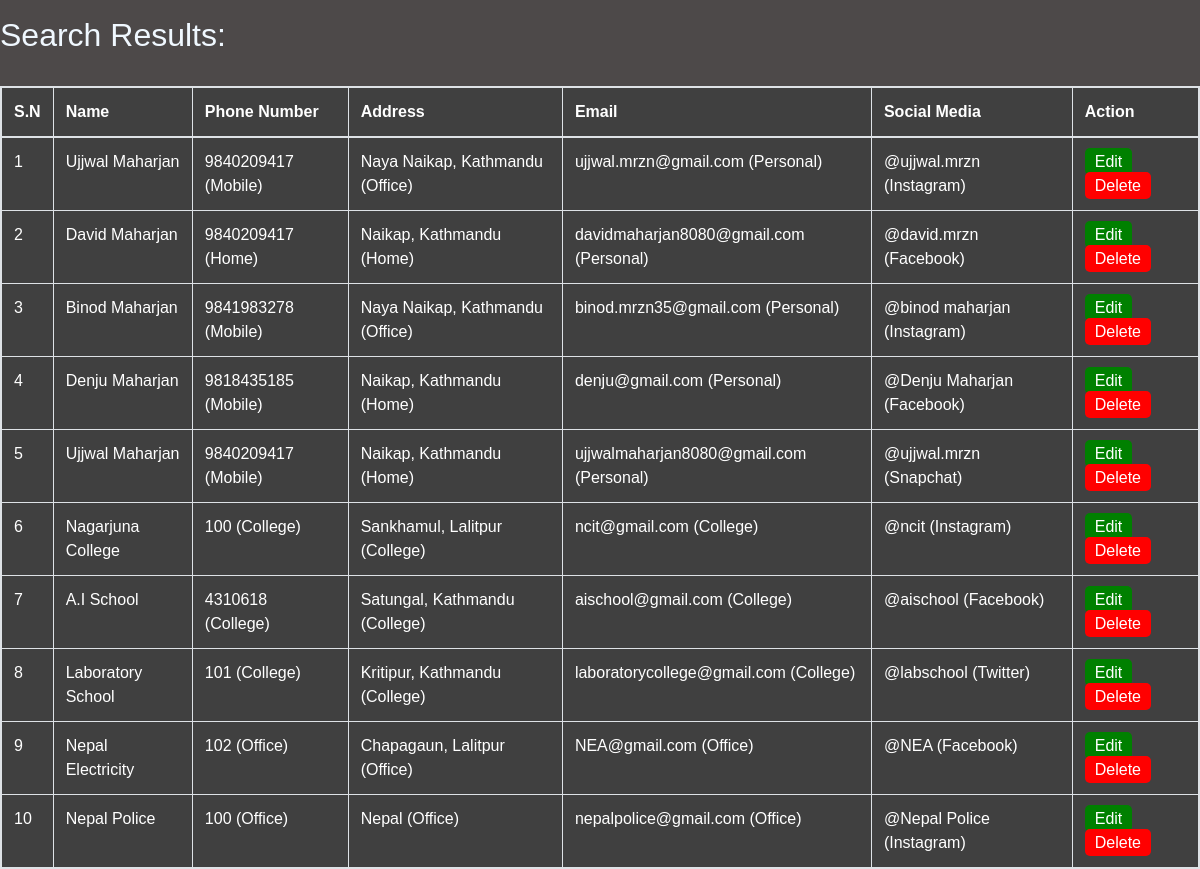
Screenshot of /all/ (signed in) with the database file from the repository.
### accounts/models.py (models this page shows, shortened)
class Person(models.Model):
    id = models.AutoField(primary_key=True)
    first_name = models.CharField(max_length=20 , null=True)
    last_name = models.CharField(max_length=15 , null=True)
    phone = models.ForeignKey(Phone, null=True , on_delete= models.SET_NULL)
    address = models.ForeignKey(Address, null=True , on_delete= models.SET_NULL)
    email = models.ForeignKey(Email, null=True , on_delete= models.SET_NULL)
    media = models.ForeignKey(SocialMedia, null=True , on_delete= models.SET_NULL)

class Phone(models.Model):
    TYPE = (
        ('Home' , 'Home'),
        ('Mobile' , 'Mobile'),
        ('Office' , 'Office'),
        ('College' , 'College'),
    )
    Number = models.IntegerField( null=True )
    Number_type = models.CharField(max_length=200 , null=True , choices=TYPE )

class Address(models.Model):
    TYPE = (
        ('Home' , 'Home'),
        ('Office' , 'Office'),
        ('College' , 'College')
    )
    Address = models.CharField(max_length=200 , null=True)
    Address_type= models.CharField(max_length=200 , null=True , choices=TYPE )
    def __str__(self):
        return str(self.Address)

class Email(models.Model):
    TYPE = (
        ('Home' , 'Home'),
        ('Personal' , 'Personal'),
        ('Office' , 'Office'),
        ('College' , 'College')
    )
    email = models.CharField(max_length=200 , null=True)
    email_type = models.CharField(max_length=200 , null=True , choices=TYPE )

class SocialMedia(models.Model):
    APP = (
        ('Facebook' , 'Facebook'),
        ('Instagram' , 'Instagram'),
        ('Twitter' , 'Twitter'),
        ('Linkdin' , 'Linkdlin'),
        ('Snapchat' , 'Snapchat'),
        ('WeChat' , 'WeChat'),
        ('Discord' , 'Discord'),
    )
    User_Name = models.CharField(max_length=200 , null=True)
    Linked_App = models.CharField(max_length=200 , null=True , choices=APP )

### accounts/views.py (the view)
# urls.py: path('all/', views.all),
@login_required(login_url='login')
def all(request):
    per = Person.objects.all()
    return render(request, 'accounts/all.html' , {'per' : per})

### accounts/templates/accounts/all.html (shortened to what this page needs)
{% extends 'accounts/search.html' %}
{% block content %}
<div class="cointainer my-3">
    <h2>Search Results:</h2>
<br>
        <div class="table table-bordered">
            <table>
                    <thead-light>
                    <tr>
                        <th scope="col">S.N</th>
                        <th scope="col">Name</th>
                        <th scope="col">Phone Number</th>
                        <th scope="col">Address</th>
                        <th scope="col">Email</th>
                        <th scope="col">Social Media</th>
                        <th scope="col">Action</th>
                    </tr>
                <tbody>
                    {% for person in per %}
                    <tr>
                        <td>
                            {{ forloop.counter }}
                        </td>
                        <td>
                            {% if person.first_name and person.last_name %}
                                {{ person.first_name }} {{ person.last_name }}
                            {% else %}
                               Not Available
                            {% endif %}
                        </td>
                        <td>
                            {% if person.phone.Number and person.phone.Number_type %}
                                {{ person.phone.Number }} ({{ person.phone.Number_type }})
                            {% else %}
                               Not Available
                            {% endif %}
                        </td>
                        <td>
                            {% if person.address and person.address.Address_type %}
                                {{ person.address }} ({{ person.address.Address_type}})
                            {% else %}
                               Not Available
                            {% endif %}
                        </td>
                        <td>
                            {% if person.email.email and person.email.email_type %}
                                {{ person.email.email }} ({{ person.email.email_type }})
                            {% else %}
                               Not Available
                            {% endif %}
                        </td>
                        <td>
                            {% if person.media.User_Name and person.media.Linked_App %}
                                @{{ person.media.User_Name }} ({{ person.media.Linked_App}})
                            {% else %}
                               Not Available
                            {% endif %}
                        </td>
                        <td><a href="{%url 'edit' person.id %}" style="background-color: green; color:
                        white; text-decoration: none; padding: 5px 10px; border-radius: 5px;">Edit</a>
                        <a href="{%url 'delete' person.id%}" style="background-color: red;
                        color: white; text-decoration: none; padding: 5px 10px; border-radius: 5px;">Delete</a></td>
                    </tr>
                    {% empty %}
                    <tr>
                        <td colspan="7" >No records found.</td>
                    </tr>
                    {% endfor %}
                </tbody>
            </table>
        </div>
    </div>
{% endblock %}

### accounts/templates/accounts/search.html (shortened to what this page needs)
{% load static %}
<!DOCTYPE html>
<html lang="en">
<head>
    <link rel="stylesheet" href="https://cdn.jsdelivr.net/npm/bootstrap@4.4.1/dist/css/bootstrap.min.css">
</head>
<body>
{% block content %}{% endblock %}
</body>
</html>

### accounts/templates/accounts/search.html (style rules this page uses)
* { margin: 0; padding: 0; font-family: sans-serif; box-sizing: border-box; }
body { display: flex; justify-content: center; align-items: middle; height: 100vh; background: rgb(77, 73, 73); }
h2 { color: aliceblue; }
table { color: #ffffff; background-color: #404040; }

### rows the page displays
Person: first_name "Ujjwal", last_name "Maharjan", phone.Number "9840209417", phone.Number_type "Mobile", address "Naya Naikap, Kathmandu", address.Address_type "Office", email.email "ujjwal.mrzn@gmail.com", email.email_type "Personal", media.User_Name "ujjwal.mrzn", media.Linked_App "Instagram"
Person: first_name "David", last_name "Maharjan", phone.Number "9840209417", phone.Number_type "Home", address "Naikap, Kathmandu", address.Address_type "Home", email.email "davidmaharjan8080@gmail.com", email.email_type "Personal", media.User_Name "david.mrzn", media.Linked_App "Facebook"
Person: first_name "Binod", last_name "Maharjan", phone.Number "9841983278", phone.Number_type "Mobile", address "Naya Naikap, Kathmandu", address.Address_type "Office", email.email "binod.mrzn35@gmail.com", email.email_type "Personal", media.User_Name "binod maharjan", media.Linked_App "Instagram"
Person: first_name "Denju", last_name "Maharjan", phone.Number "9818435185", phone.Number_type "Mobile", address "Naikap, Kathmandu", address.Address_type "Home", email.email "denju@gmail.com", email.email_type "Personal", media.User_Name "Denju Maharjan", media.Linked_App "Facebook"
Person: first_name "Ujjwal", last_name "Maharjan", phone.Number "9840209417", phone.Number_type "Mobile", address "Naikap, Kathmandu", address.Address_type "Home", email.email "ujjwalmaharjan8080@gmail.com", email.email_type "Personal", media.User_Name "ujjwal.mrzn", media.Linked_App "Snapchat"
Person: first_name "Nagarjuna", last_name "College", phone.Number "100", phone.Number_type "College", address "Sankhamul, Lalitpur", address.Address_type "College", email.email "ncit@gmail.com", email.email_type "College", media.User_Name "ncit", media.Linked_App "Instagram"
Person: first_name "A.I", last_name "School", phone.Number "4310618", phone.Number_type "College", address "Satungal, Kathmandu", address.Address_type "College", email.email "aischool@gmail.com", email.email_type "College", media.User_Name "aischool", media.Linked_App "Facebook"
Person: first_name "Laboratory", last_name "School", phone.Number "101", phone.Number_type "College", address "Kritipur, Kathmandu", address.Address_type "College", email.email "laboratorycollege@gmail.com", email.email_type "College", media.User_Name "labschool", media.Linked_App "Twitter"
Person: first_name "Nepal", last_name "Electricity", phone.Number "102", phone.Number_type "Office", address "Chapagaun, Lalitpur", address.Address_type "Office", email.email "NEA@gmail.com", email.email_type "Office", media.User_Name "NEA", media.Linked_App "Facebook"
Person: first_name "Nepal", last_name "Police", phone.Number "100", phone.Number_type "Office", address "Nepal", address.Address_type "Office", email.email "nepalpolice@gmail.com", email.email_type "Office", media.User_Name "Nepal Police", media.Linked_App "Instagram"
